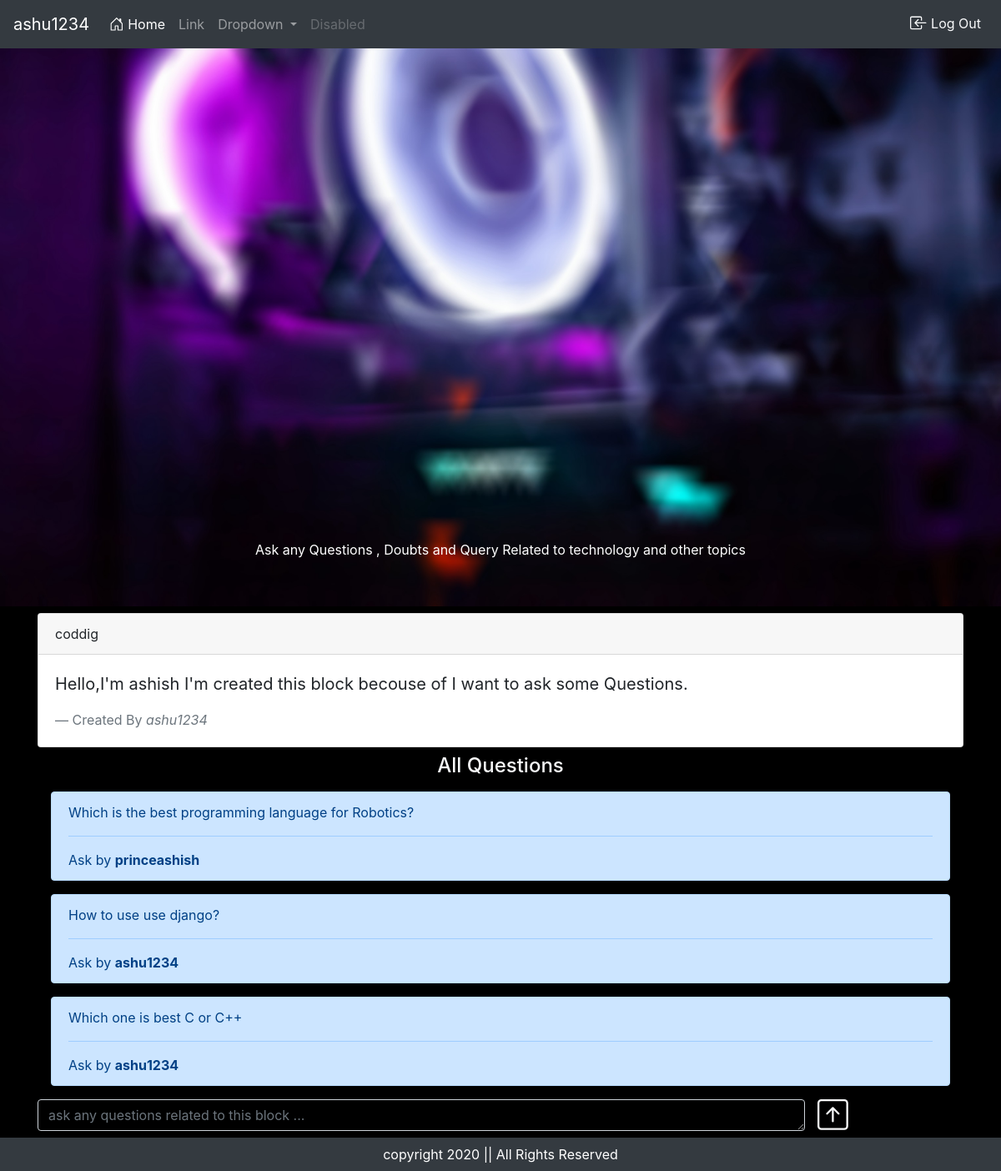
Page /questions?block=coddig (signed in) on the committed database.
### forumApp/models/forumuser.py (models this page shows, shortened)
class ForumUser(models.Model):
  first_name = models.CharField(max_length=50)
  last_name = models.CharField(max_length=50)
  user_name = models.CharField(max_length=50)
  e_mail = models.EmailField()
  password = models.CharField(max_length=500)

### forumApp/models/blocks.py (models this page shows)
class Blocks(models.Model):
  title = models.CharField(max_length=200)
  description = models.CharField(max_length=1000)
  user_id = models.ForeignKey(ForumUser,on_delete=models.CASCADE)
  def __str__(self):
    return self.title

### forumApp/models/questions.py (models this page shows)
class Questions (models.Model):
  question = models.TextField()
  user_id = models.ForeignKey(ForumUser,on_delete=models.CASCADE)
  block_obj = models.ForeignKey(Blocks,on_delete=models.CASCADE)
  def __str__(self):
    return self.question

### forumApp/views.py (the view)
# urls.py: path('questions',views.question,name='question'),
def question(request):
  if request.method == "GET":
    login = False
    session = None
    allBlocks = Blocks.objects.all()
    getData = request.GET['block']
    getObj = Blocks.objects.filter(title=getData)[0]
    allQuestions = Questions.objects.filter(block_obj=getObj)
    print("filtered object ",allQuestions)
    try:
      session = {
        "username":request.session['usernamelgn'],
        "firstname":request.session['fname'],
        "lastname":request.session['lname'],
        "user_id":request.session['user_id'],
        "email":request.session['email'],
        "isLogin":True
      }
      login = True
    except:
      print('annonymous user')
      return render(request,'home/questions.html',{"getObj":getObj,"allQuestions":allQuestions})
    if login:
      return render(request,'home/questions.html',{"session":session,"getObj":getObj,"allQuestions":allQuestions})

### forumApp/templates/home/questions.html (shortened to what this page needs)
{% extends 'home/index.html' %}
{% load static %}
{% block style %}
<link rel="stylesheet" href="{% static 'css/home.css' %}">
{% endblock %}
{% block body %}
    <div class="container mt-2">
      <div class="card">
        <div class="card-header">
           {{getObj.title}}
        </div>
        <div class="card-body">
          <blockquote class="blockquote mb-0">
             <p>{{getObj.description}}</p>
             <footer class="blockquote-footer">Created By <cite title="Source Title">{{getObj.user_id.user_name}}</cite></footer>
          </blockquote>
        </div>
      </div>
    </div>
    <h4 class="text-light text-center mt-2">All Questions</h4>
    <div class="container">
    {% if allQuestions %}
    {% for question in allQuestions %}
    <a href="answers?question={{question}}&block={{getObj}}" class="text-dark div-link">
    <div class="alert alert-primary m-3" role="alert">
         <p>{{question.question}}</p>
         <hr>
         <p class="m-0">Ask by <b>{{question.user_id.user_name}}</b></p>
      </div>
    </a>
    {% endfor %}
    {% else %}
      <div class="alert alert-primary m-3" role="alert">
         <p>No Questions</p>
         <hr>
         <p class="m-0">Be the first person to ask <b>Question</b></p>
      </div>
    {% endif %}
    </div>
    {% if session.isLogin %}
      <div class="container mb-3">
        <form method="post" action="addQuestion">
          <div class="row">
            <div class="form-group col-10 mr-0" id="dv-form">
              <textarea class="form-control" required id="text" rows="1" name="question" placeholder="ask any questions related to this block ..."></textarea>
            </div>
            <div class="col m-0 p-0 pr-3">
              <button type="submit" class="m-0 p-0" id="subq">
              </button>
            </div>
          </div>
        </form>
      </div>
    {% endif %}
{% endblock %}

### forumApp/templates/home/index.html (shortened to what this page needs)
{% load static %}
<!doctype html>
<html lang="en">
<head>
  <link rel="stylesheet" href="{% static 'css/style.css' %}">
  {% block style %}{% endblock %}
  <link rel="stylesheet" href="https://stackpath.bootstrapcdn.com/bootstrap/4.5.2/css/bootstrap.min.css">
</head>
<body class="body">
  <nav class="navbar navbar-expand-lg navbar-dark bg-dark fixed-top">
    <a class="navbar-brand" href="#">
      {% if session.isLogin %}
        {{session.username}}
      {% else %}
          Navbar
      {% endif %}
      </a>
    <div class="collapse navbar-collapse" id="navbarSupportedContent">
      <ul class="navbar-nav mr-auto">
        <li class="nav-item active">
          <a class="nav-link" href="/">
            Home <span class="sr-only">(current)</span>
          </a>
        </li>
        <li class="nav-item">
          <a class="nav-link" href="#">Link</a>
        </li>
        <li class="nav-item dropdown">
          <a class="nav-link dropdown-toggle" href="#" id="navbarDropdown" role="button" data-toggle="dropdown" aria-haspopup="true" aria-expanded="false">
            Dropdown
          </a>
        </li>
        <li class="nav-item">
          <a class="nav-link disabled" tabindex="-1" aria-disabled="true">Disabled</a>
        </li>
      </ul>
      <ul class="nav navbar-nav my-2 my-lg-0">
       {% if not session.isLogin %}
        <li class="nav-item text-light" data-toggle="modal" data-target="#signup">
          <div class="text-light nav-link">
            <svg width="1.1em" height="1.1em" viewBox="0 0 16 16" class="bi bi-file-earmark-person mb-1" fill="currentColor" xmlns="http://www.w3.org/2000/svg">
              <path d="M4 0h5.5v1H4a1 1 0 0 0-1 1v12a1 1 0 0 0 1 1h8a1 1 0 0 0 1-1V4.5h1V14a2 2 0 0 1-2 2H4a2 2 0 0 1-2-2V2a2 2 0 0 1 2-2z" />
              <path d="M9.5 3V0L14 4.5h-3A1.5 1.5 0 0 1 9.5 3z" />
              <path fill-rule="evenodd" d="M8 11a3 3 0 1 0 0-6 3 3 0 0 0 0 6z" />
              <path d="M8 12c4 0 5 1.755 5 1.755V14a1 1 0 0 1-1 1H4a1 1 0 0 1-1-1v-.245S4 12 8 12z" />
            </svg>
            Sign Up
          </div>
        </li>
        <li class="nav-item text-light" data-toggle="modal" data-target="#login">
          <div class="text-light nav-link">
            <svg width="1.3em" height="1.3em" viewBox="0 0 16 16" class="bi bi-box-arrow-in-right" fill="currentColor" xmlns="http://www.w3.org/2000/svg">
              <path fill-rule="evenodd" d="M6 3.5a.5.5 0 0 1 .5-.5h8a.5.5 0 0 1 .5.5v9a.5.5 0 0 1-.5.5h-8a.5.5 0 0 1-.5-.5v-2a.5.5 0 0 0-1 0v2A1.5 1.5 0 0 0 6.5 14h8a1.5 1.5 0 0 0 1.5-1.5v-9A1.5 1.5 0 0 0 14.5 2h-8A1.5 1.5 0 0 0 5 3.5v2a.5.5 0 0 0 1 0v-2z" />
              <path fill-rule="evenodd" d="M11.854 8.354a.5.5 0 0 0 0-.708l-3-3a.5.5 0 1 0-.708.708L10.293 7.5H1.5a.5.5 0 0 0 0 1h8.793l-2.147 2.146a.5.5 0 0 0 .708.708l3-3z" />
            </svg>
            Log In
          </div>
        </li>
       {% else %}
        <li class="nav-item text-light" data-toggle="modal" data-target="#logout">
          <div class="text-light nav-link">
            Log Out
          </div>
        </li>
       {% endif %}
      </ul>
    </div>
  </nav>
  <div class="p-4 mt-1"></div>
  <div id="carouselExampleCaptions" class="carousel slide" data-ride="carousel">
  <div class="carousel-inner">
    <div class="carousel-item active">
      <img src="{% static 'images/tech3.jpg' %}" class="d-block w-100" alt="image">
      <div class="carousel-caption d-block  d-mb-block mb-0"><br>
        <p>Ask any Questions , Doubts and Query Related to technology and other topics</p>
      </div>
    </div>
  </div>
</div>
 {% block body %}{% endblock %}
  <div class="mb-0 p-2"></div>
  <footer class="bg-dark fixed-bottom">
    <p class="text-white text-center p-2 mb-0">
      copyright 2020 || All Rights Reserved
    </p>
  </footer>
</body>
</html>

### forumApp/static/css/style.css (style rules this page uses)
.body { background: black; }

### forumApp/static/css/home.css (style rules this page uses)
.div-link { text-decoration: none; }
#text,#dv-form { background-color: transparent; color: white; }
#subq { background-color: transparent; border: none; }

### rows in the picture
ForumUser: username "ashu1234"
Blocks: title "coddig", description "Hello,I'm ashish I'm created this block becouse of I want to ask some Questions.", user_id.user_name "ashu1234"
Questions: question "Which is the best programming language for Robotics?", user_id.user_name "princeashish"
Questions: question "How to use use django?", user_id.user_name "ashu1234"
Questions: question "Which one is best C or C++", user_id.user_name "ashu1234"
